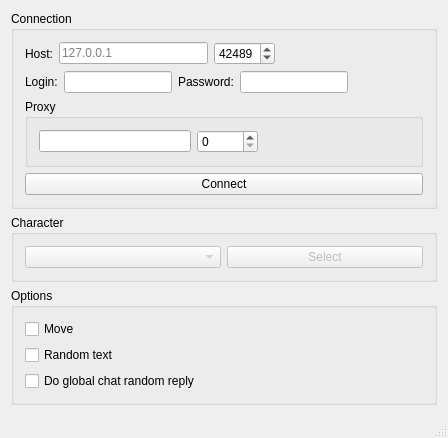
<?xml version="1.0" encoding="UTF-8"?>
<ui version="4.0">
 <class>MainWindow</class>
 <widget class="QMainWindow" name="MainWindow">
  <property name="geometry">
   <rect>
    <x>0</x>
    <y>0</y>
    <width>448</width>
    <height>358</height>
   </rect>
  </property>
  <property name="windowTitle">
   <string>Bot connection</string>
  </property>
  <widget class="QWidget" name="centralWidget">
   <layout class="QVBoxLayout" name="verticalLayout_4">
    <item>
     <widget class="QGroupBox" name="groupBox">
      <property name="title">
       <string>Connection</string>
      </property>
      <layout class="QVBoxLayout" name="verticalLayout_3">
       <item>
        <layout class="QHBoxLayout" name="horizontalLayout_3">
         <item>
          <widget class="QLabel" name="label">
           <property name="text">
            <string>Host:</string>
           </property>
          </widget>
         </item>
         <item>
          <widget class="QLineEdit" name="host">
           <property name="placeholderText">
            <string notr="true">127.0.0.1</string>
           </property>
          </widget>
         </item>
         <item>
          <widget class="QSpinBox" name="port">
           <property name="maximum">
            <number>65535</number>
           </property>
           <property name="value">
            <number>42489</number>
           </property>
          </widget>
         </item>
         <item>
          <spacer name="horizontalSpacer">
           <property name="orientation">
            <enum>Qt::Horizontal</enum>
           </property>
           <property name="sizeHint" stdset="0">
            <size>
             <width>40</width>
             <height>20</height>
            </size>
           </property>
          </spacer>
         </item>
        </layout>
       </item>
       <item>
        <layout class="QHBoxLayout" name="horizontalLayout_2">
         <item>
          <widget class="QLabel" name="label_2">
           <property name="text">
            <string>Login:</string>
           </property>
          </widget>
         </item>
         <item>
          <widget class="QLineEdit" name="login"/>
         </item>
         <item>
          <widget class="QLabel" name="label_3">
           <property name="text">
            <string>Password:</string>
           </property>
          </widget>
         </item>
         <item>
          <widget class="QLineEdit" name="pass">
           <property name="echoMode">
            <enum>QLineEdit::Password</enum>
           </property>
          </widget>
         </item>
         <item>
          <spacer name="horizontalSpacer_3">
           <property name="orientation">
            <enum>Qt::Horizontal</enum>
           </property>
           <property name="sizeHint" stdset="0">
            <size>
             <width>40</width>
             <height>20</height>
            </size>
           </property>
          </spacer>
         </item>
        </layout>
       </item>
       <item>
        <widget class="QGroupBox" name="groupBox_2">
         <property name="title">
          <string>Proxy</string>
         </property>
         <layout class="QVBoxLayout" name="verticalLayout_2">
          <item>
           <layout class="QHBoxLayout" name="horizontalLayout">
            <item>
             <widget class="QLineEdit" name="proxy"/>
            </item>
            <item>
             <widget class="QSpinBox" name="proxyport">
              <property name="maximum">
               <number>65535</number>
              </property>
             </widget>
            </item>
            <item>
             <spacer name="horizontalSpacer_2">
              <property name="orientation">
               <enum>Qt::Horizontal</enum>
              </property>
              <property name="sizeHint" stdset="0">
               <size>
                <width>40</width>
                <height>20</height>
               </size>
              </property>
             </spacer>
            </item>
           </layout>
          </item>
         </layout>
        </widget>
       </item>
       <item>
        <widget class="QPushButton" name="connect">
         <property name="text">
          <string>Connect</string>
         </property>
        </widget>
       </item>
      </layout>
     </widget>
    </item>
    <item>
     <widget class="QGroupBox" name="groupBox_4">
      <property name="title">
       <string>Character</string>
      </property>
      <layout class="QHBoxLayout" name="horizontalLayout_4">
       <item>
        <widget class="QComboBox" name="characterList">
         <property name="enabled">
          <bool>false</bool>
         </property>
        </widget>
       </item>
       <item>
        <widget class="QPushButton" name="characterSelect">
         <property name="enabled">
          <bool>false</bool>
         </property>
         <property name="text">
          <string>Select</string>
         </property>
        </widget>
       </item>
      </layout>
     </widget>
    </item>
    <item>
     <widget class="QGroupBox" name="groupBox_3">
      <property name="title">
       <string>Options</string>
      </property>
      <layout class="QVBoxLayout" name="verticalLayout">
       <item>
        <widget class="QCheckBox" name="move">
         <property name="text">
          <string>Move</string>
         </property>
        </widget>
       </item>
       <item>
        <widget class="QCheckBox" name="randomText">
         <property name="text">
          <string>Random text</string>
         </property>
        </widget>
       </item>
       <item>
        <widget class="QCheckBox" name="chatRandomReply">
         <property name="text">
          <string>Do global chat random reply</string>
         </property>
        </widget>
       </item>
      </layout>
     </widget>
    </item>
   </layout>
  </widget>
  <widget class="QStatusBar" name="statusBar"/>
 </widget>
 <layoutdefault spacing="6" margin="11"/>
 <resources/>
 <connections/>
</ui>
